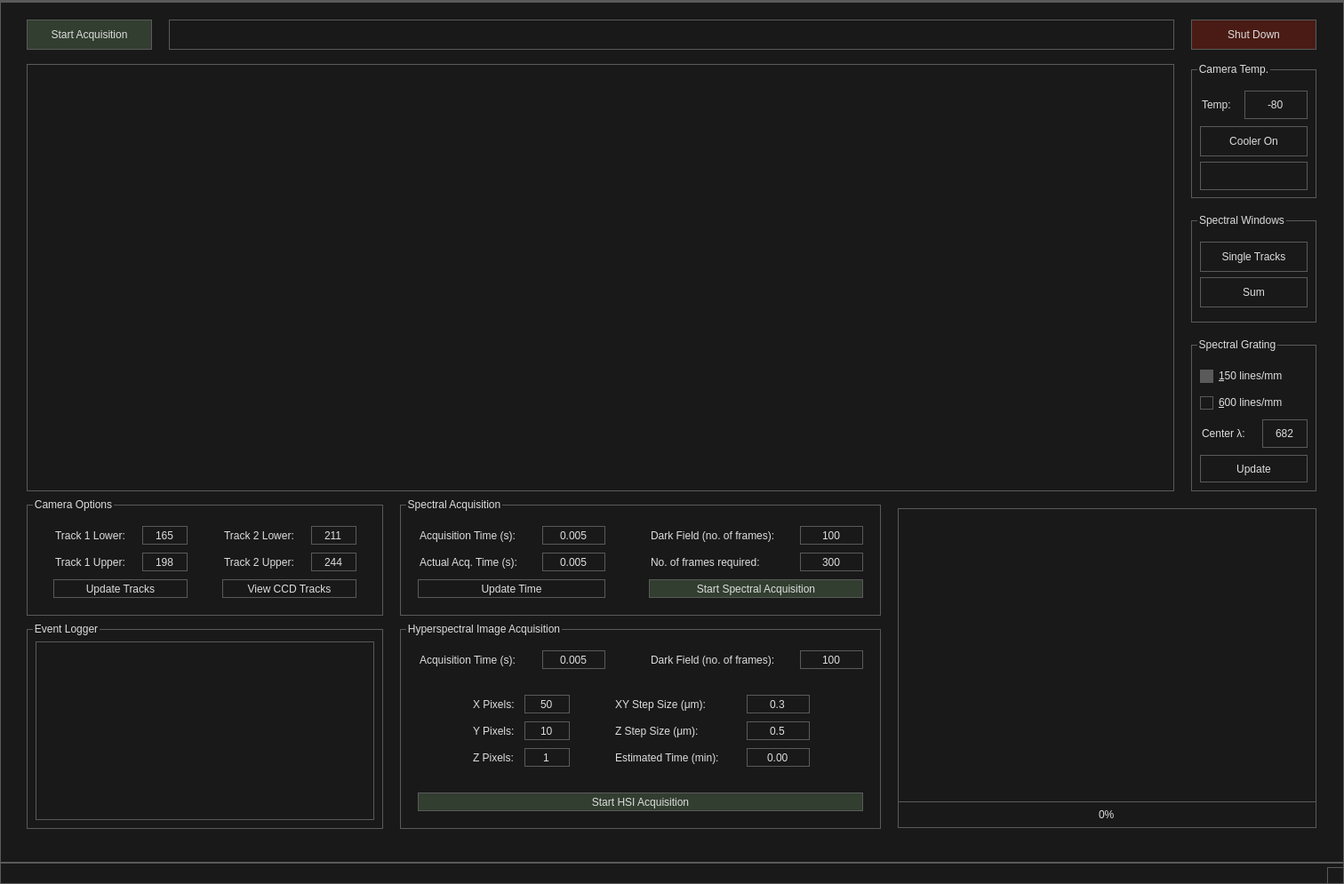
<?xml version="1.0" encoding="UTF-8"?>
<ui version="4.0">
 <class>MainWindow</class>
 <widget class="QMainWindow" name="MainWindow">
  <property name="geometry">
   <rect>
    <x>0</x>
    <y>0</y>
    <width>1512</width>
    <height>995</height>
   </rect>
  </property>
  <property name="windowTitle">
   <string>ScanCARS</string>
  </property>
  <property name="styleSheet">
   <string notr="true">/*
	Copyright 2013 Emanuel Claesson

	Licensed under the Apache License, Version 2.0 (the &quot;License&quot;);
	you may not use this file except in compliance with the License.
	You may obtain a copy of the License at

		http://www.apache.org/licenses/LICENSE-2.0

	Unless required by applicable law or agreed to in writing, software
	distributed under the License is distributed on an &quot;AS IS&quot; BASIS,
	WITHOUT WARRANTIES OR CONDITIONS OF ANY KIND, either express or implied.
	See the License for the specific language governing permissions and
	limitations under the License.
*/

/*
	COLOR_DARK     = #191919
	COLOR_MEDIUM   = #353535
	COLOR_MEDLIGHT = #5A5A5A
	COLOR_LIGHT    = #DDDDDD
	COLOR_ACCENT   = #3D7848
*/

* {
	background: #191919;
	color: #DDDDDD;
	border: 1px solid #5A5A5A;
}

QWidget::item:selected {
	background: #3D7848;
}

QCheckBox, QRadioButton {
	border: none;
}

QRadioButton::indicator, QCheckBox::indicator {
	width: 13px;
	height: 13px;
}

QRadioButton::indicator::unchecked, QCheckBox::indicator::unchecked {
	border: 1px solid #5A5A5A;
	background: none;
}

QRadioButton::indicator:unchecked:hover, QCheckBox::indicator:unchecked:hover {
	border: 1px solid #DDDDDD;
}

QRadioButton::indicator::checked, QCheckBox::indicator::checked {
	border: 1px solid #5A5A5A;
	background: #5A5A5A;
}

QRadioButton::indicator:checked:hover, QCheckBox::indicator:checked:hover {
	border: 1px solid #DDDDDD;
	background: #DDDDDD;
}

QGroupBox {
	margin-top: 6px;
}

QGroupBox::title {
	top: -7px;
	left: 7px;
}

QScrollBar {
	border: 1px solid #5A5A5A;
	background: #191919;
}

QScrollBar:horizontal {
	height: 15px;
	margin: 0px 0px 0px 32px;
}

QScrollBar:vertical {
	width: 15px;
	margin: 32px 0px 0px 0px;
}

QScrollBar::handle {
	background: #353535;
	border: 1px solid #5A5A5A;
}

QScrollBar::handle:horizontal {
	border-width: 0px 1px 0px 1px;
}

QScrollBar::handle:vertical {
	border-width: 1px 0px 1px 0px;
}

QScrollBar::handle:horizontal {
	min-width: 20px;
}

QScrollBar::handle:vertical {
	min-height: 20px;
}

QScrollBar::add-line, QScrollBar::sub-line {
	background:#353535;
	border: 1px solid #5A5A5A;
	subcontrol-origin: margin;
}

QScrollBar::add-line {
	position: absolute;
}

QScrollBar::add-line:horizontal {
	width: 15px;
	subcontrol-position: left;
	left: 15px;
}

QScrollBar::add-line:vertical {
	height: 15px;
	subcontrol-position: top;
	top: 15px;
}

QScrollBar::sub-line:horizontal {
	width: 15px;
	subcontrol-position: top left;
}

QScrollBar::sub-line:vertical {
	height: 15px;
	subcontrol-position: top;
}

QScrollBar:left-arrow, QScrollBar::right-arrow, QScrollBar::up-arrow, QScrollBar::down-arrow {
	border: 1px solid #5A5A5A;
	width: 3px;
	height: 3px;
}

QScrollBar::add-page, QScrollBar::sub-page {
	background: none;
}

QAbstractButton:hover {
	background: #353535;
}

QAbstractButton:pressed {
	background: #5A5A5A;
}

QAbstractItemView {
	show-decoration-selected: 1;
	selection-background-color: #3D7848;
	selection-color: #DDDDDD;
	alternate-background-color: #353535;
}

QHeaderView {
	border: 1px solid #5A5A5A;
}

QHeaderView::section {
	background: #191919;
	border: 1px solid #5A5A5A;
	padding: 4px;
}

QHeaderView::section:selected, QHeaderView::section::checked {
	background: #353535;
}

QTableView {
	gridline-color: #5A5A5A;
}

QTabBar {
	margin-left: 2px;
}

QTabBar::tab {
	border-radius: 0px;
	padding: 4px;
	margin: 4px;
}

QTabBar::tab:selected {
	background: #353535;
}

QComboBox::down-arrow {
	border: 1px solid #5A5A5A;
	background: #353535;
}

QComboBox::drop-down {
	border: 1px solid #5A5A5A;
	background: #353535;
}

QComboBox::down-arrow {
	width: 3px;
	height: 3px;
	border: 1px solid #5A5A5A;
}

QAbstractSpinBox {
	padding-right: 15px;
}

QAbstractSpinBox::up-button, QAbstractSpinBox::down-button {
	border: 1px solid #5A5A5A;
	background: #353535;
	subcontrol-origin: border;
}

QAbstractSpinBox::up-arrow, QAbstractSpinBox::down-arrow {
	width: 3px;
	height: 3px;
	border: 1px solid #5A5A5A;
}

QSlider {
	border: none;
}

QSlider::groove:horizontal {
	height: 5px;
	margin: 4px 0px 4px 0px;
}

QSlider::groove:vertical {
	width: 5px;
	margin: 0px 4px 0px 4px;
}

QSlider::handle {
	border: 1px solid #5A5A5A;
	background: #353535;
}

QSlider::handle:horizontal {
	width: 15px;
	margin: -4px 0px -4px 0px;
}

QSlider::handle:vertical {
	height: 15px;
	margin: 0px -4px 0px -4px;
}

QSlider::add-page:vertical, QSlider::sub-page:horizontal {
	background: #3D7848;
}

QSlider::sub-page:vertical, QSlider::add-page:horizontal {
	background: #353535;
}

QLabel {
	border: none;
}

QProgressBar {
	text-align: center;
}

QProgressBar::chunk {
	width: 1px;
	background-color: #3D7848;
}

QMenu::separator {
	background: #353535;
}</string>
  </property>
  <widget class="QWidget" name="centralwidget">
   <widget class="QPushButton" name="Main_start_acq">
    <property name="geometry">
     <rect>
      <x>30</x>
      <y>20</y>
      <width>141</width>
      <height>34</height>
     </rect>
    </property>
    <property name="styleSheet">
     <string notr="true">QPushButton {
    background: #323e30;
}

QPushButton:hover {
    background: #3e5f41;
}

QPushButton:pressed {
    background: #537f57;     
}</string>
    </property>
    <property name="text">
     <string>Start Acquisition</string>
    </property>
   </widget>
   <widget class="QPushButton" name="Main_shutdown">
    <property name="geometry">
     <rect>
      <x>1340</x>
      <y>20</y>
      <width>141</width>
      <height>34</height>
     </rect>
    </property>
    <property name="styleSheet">
     <string notr="true">QPushButton {
    background: #4a1b15;
}

QPushButton:hover {
    background: #62221b;
}

QPushButton:pressed {
    background: #762720;     
}</string>
    </property>
    <property name="text">
     <string>Shut Down</string>
    </property>
   </widget>
   <widget class="QLineEdit" name="Main_status">
    <property name="geometry">
     <rect>
      <x>190</x>
      <y>20</y>
      <width>1131</width>
      <height>34</height>
     </rect>
    </property>
    <property name="alignment">
     <set>Qt::AlignCenter</set>
    </property>
    <property name="readOnly">
     <bool>true</bool>
    </property>
   </widget>
   <widget class="QGroupBox" name="group_CameraTemp">
    <property name="geometry">
     <rect>
      <x>1340</x>
      <y>70</y>
      <width>141</width>
      <height>151</height>
     </rect>
    </property>
    <property name="title">
     <string>Camera Temp.</string>
    </property>
    <widget class="QLineEdit" name="CameraTemp_temp_text">
     <property name="geometry">
      <rect>
       <x>10</x>
       <y>30</y>
       <width>51</width>
       <height>32</height>
      </rect>
     </property>
     <property name="styleSheet">
      <string notr="true">border: 0</string>
     </property>
     <property name="text">
      <string>Temp:</string>
     </property>
     <property name="frame">
      <bool>true</bool>
     </property>
     <property name="alignment">
      <set>Qt::AlignLeading|Qt::AlignLeft|Qt::AlignVCenter</set>
     </property>
     <property name="readOnly">
      <bool>true</bool>
     </property>
    </widget>
    <widget class="QLineEdit" name="CameraTemp_temp_req">
     <property name="geometry">
      <rect>
       <x>60</x>
       <y>30</y>
       <width>71</width>
       <height>32</height>
      </rect>
     </property>
     <property name="text">
      <string>-80</string>
     </property>
     <property name="alignment">
      <set>Qt::AlignCenter</set>
     </property>
    </widget>
    <widget class="QPushButton" name="CameraTemp_cooler_on">
     <property name="geometry">
      <rect>
       <x>10</x>
       <y>70</y>
       <width>121</width>
       <height>34</height>
      </rect>
     </property>
     <property name="text">
      <string>Cooler On</string>
     </property>
    </widget>
    <widget class="QLineEdit" name="CameraTemp_temp_actual">
     <property name="geometry">
      <rect>
       <x>10</x>
       <y>110</y>
       <width>121</width>
       <height>32</height>
      </rect>
     </property>
     <property name="alignment">
      <set>Qt::AlignCenter</set>
     </property>
     <property name="readOnly">
      <bool>true</bool>
     </property>
    </widget>
   </widget>
   <widget class="QGroupBox" name="group_SpectraWin">
    <property name="geometry">
     <rect>
      <x>1340</x>
      <y>240</y>
      <width>141</width>
      <height>121</height>
     </rect>
    </property>
    <property name="title">
     <string>Spectral Windows</string>
    </property>
    <widget class="QPushButton" name="SpectraWin_single_track">
     <property name="geometry">
      <rect>
       <x>10</x>
       <y>30</y>
       <width>121</width>
       <height>34</height>
      </rect>
     </property>
     <property name="text">
      <string>Single Tracks</string>
     </property>
    </widget>
    <widget class="QPushButton" name="SpectraWin_sum_track">
     <property name="geometry">
      <rect>
       <x>10</x>
       <y>70</y>
       <width>121</width>
       <height>34</height>
      </rect>
     </property>
     <property name="text">
      <string>Sum</string>
     </property>
    </widget>
   </widget>
   <widget class="QGroupBox" name="group_Grating">
    <property name="geometry">
     <rect>
      <x>1340</x>
      <y>380</y>
      <width>141</width>
      <height>171</height>
     </rect>
    </property>
    <property name="title">
     <string>Spectral Grating</string>
    </property>
    <widget class="QRadioButton" name="Grating_150">
     <property name="geometry">
      <rect>
       <x>10</x>
       <y>30</y>
       <width>121</width>
       <height>22</height>
      </rect>
     </property>
     <property name="text">
      <string>&amp;150 lines/mm</string>
     </property>
     <property name="checked">
      <bool>true</bool>
     </property>
    </widget>
    <widget class="QRadioButton" name="Grating_600">
     <property name="geometry">
      <rect>
       <x>10</x>
       <y>60</y>
       <width>121</width>
       <height>22</height>
      </rect>
     </property>
     <property name="text">
      <string>&amp;600 lines/mm</string>
     </property>
    </widget>
    <widget class="QLineEdit" name="Grating_lambda_text">
     <property name="geometry">
      <rect>
       <x>10</x>
       <y>90</y>
       <width>71</width>
       <height>32</height>
      </rect>
     </property>
     <property name="styleSheet">
      <string notr="true">border: 0</string>
     </property>
     <property name="text">
      <string>Center λ:</string>
     </property>
     <property name="readOnly">
      <bool>true</bool>
     </property>
    </widget>
    <widget class="QLineEdit" name="Grating_wavelength">
     <property name="geometry">
      <rect>
       <x>80</x>
       <y>90</y>
       <width>51</width>
       <height>32</height>
      </rect>
     </property>
     <property name="text">
      <string>682</string>
     </property>
     <property name="alignment">
      <set>Qt::AlignCenter</set>
     </property>
    </widget>
    <widget class="QPushButton" name="Grating_update">
     <property name="geometry">
      <rect>
       <x>10</x>
       <y>130</y>
       <width>121</width>
       <height>31</height>
      </rect>
     </property>
     <property name="text">
      <string>Update</string>
     </property>
    </widget>
   </widget>
   <widget class="QGroupBox" name="group_EventLogger">
    <property name="geometry">
     <rect>
      <x>30</x>
      <y>700</y>
      <width>401</width>
      <height>231</height>
     </rect>
    </property>
    <property name="title">
     <string>Event Logger</string>
    </property>
    <widget class="QPlainTextEdit" name="EventLogger_box">
     <property name="geometry">
      <rect>
       <x>10</x>
       <y>20</y>
       <width>381</width>
       <height>201</height>
      </rect>
     </property>
     <property name="readOnly">
      <bool>true</bool>
     </property>
    </widget>
   </widget>
   <widget class="QGroupBox" name="group_CameraOptions">
    <property name="geometry">
     <rect>
      <x>30</x>
      <y>560</y>
      <width>401</width>
      <height>131</height>
     </rect>
    </property>
    <property name="title">
     <string>Camera Options</string>
    </property>
    <widget class="QLineEdit" name="CameraOptions_track1lower_text">
     <property name="geometry">
      <rect>
       <x>30</x>
       <y>30</y>
       <width>91</width>
       <height>21</height>
      </rect>
     </property>
     <property name="styleSheet">
      <string notr="true">border: 0</string>
     </property>
     <property name="text">
      <string>Track 1 Lower:</string>
     </property>
     <property name="frame">
      <bool>true</bool>
     </property>
     <property name="alignment">
      <set>Qt::AlignLeading|Qt::AlignLeft|Qt::AlignVCenter</set>
     </property>
     <property name="readOnly">
      <bool>true</bool>
     </property>
    </widget>
    <widget class="QLineEdit" name="CameraOptions_track1lower">
     <property name="geometry">
      <rect>
       <x>130</x>
       <y>30</y>
       <width>51</width>
       <height>21</height>
      </rect>
     </property>
     <property name="text">
      <string>165</string>
     </property>
     <property name="alignment">
      <set>Qt::AlignCenter</set>
     </property>
    </widget>
    <widget class="QLineEdit" name="CameraOptions_track1upper_text">
     <property name="geometry">
      <rect>
       <x>30</x>
       <y>60</y>
       <width>91</width>
       <height>21</height>
      </rect>
     </property>
     <property name="styleSheet">
      <string notr="true">border: 0</string>
     </property>
     <property name="text">
      <string>Track 1 Upper:</string>
     </property>
     <property name="frame">
      <bool>true</bool>
     </property>
     <property name="alignment">
      <set>Qt::AlignLeading|Qt::AlignLeft|Qt::AlignVCenter</set>
     </property>
     <property name="readOnly">
      <bool>true</bool>
     </property>
    </widget>
    <widget class="QLineEdit" name="CameraOptions_track1upper">
     <property name="geometry">
      <rect>
       <x>130</x>
       <y>60</y>
       <width>51</width>
       <height>21</height>
      </rect>
     </property>
     <property name="text">
      <string>198</string>
     </property>
     <property name="alignment">
      <set>Qt::AlignCenter</set>
     </property>
    </widget>
    <widget class="QLineEdit" name="CameraOptions_track2lower_text">
     <property name="geometry">
      <rect>
       <x>220</x>
       <y>30</y>
       <width>91</width>
       <height>21</height>
      </rect>
     </property>
     <property name="styleSheet">
      <string notr="true">border: 0</string>
     </property>
     <property name="text">
      <string>Track 2 Lower:</string>
     </property>
     <property name="frame">
      <bool>true</bool>
     </property>
     <property name="alignment">
      <set>Qt::AlignLeading|Qt::AlignLeft|Qt::AlignVCenter</set>
     </property>
     <property name="readOnly">
      <bool>true</bool>
     </property>
    </widget>
    <widget class="QLineEdit" name="CameraOptions_track2upper">
     <property name="geometry">
      <rect>
       <x>320</x>
       <y>60</y>
       <width>51</width>
       <height>21</height>
      </rect>
     </property>
     <property name="text">
      <string>244</string>
     </property>
     <property name="alignment">
      <set>Qt::AlignCenter</set>
     </property>
    </widget>
    <widget class="QLineEdit" name="CameraOptions_track2upper_text">
     <property name="geometry">
      <rect>
       <x>220</x>
       <y>60</y>
       <width>91</width>
       <height>21</height>
      </rect>
     </property>
     <property name="styleSheet">
      <string notr="true">border: 0</string>
     </property>
     <property name="text">
      <string>Track 2 Upper:</string>
     </property>
     <property name="frame">
      <bool>true</bool>
     </property>
     <property name="alignment">
      <set>Qt::AlignLeading|Qt::AlignLeft|Qt::AlignVCenter</set>
     </property>
     <property name="readOnly">
      <bool>true</bool>
     </property>
    </widget>
    <widget class="QLineEdit" name="CameraOptions_track2lower">
     <property name="geometry">
      <rect>
       <x>320</x>
       <y>30</y>
       <width>51</width>
       <height>21</height>
      </rect>
     </property>
     <property name="text">
      <string>211</string>
     </property>
     <property name="alignment">
      <set>Qt::AlignCenter</set>
     </property>
    </widget>
    <widget class="QPushButton" name="CameraOptions_update">
     <property name="geometry">
      <rect>
       <x>30</x>
       <y>90</y>
       <width>151</width>
       <height>21</height>
      </rect>
     </property>
     <property name="text">
      <string>Update Tracks</string>
     </property>
    </widget>
    <widget class="QPushButton" name="CameraOptions_openimage">
     <property name="geometry">
      <rect>
       <x>220</x>
       <y>90</y>
       <width>151</width>
       <height>21</height>
      </rect>
     </property>
     <property name="text">
      <string>View CCD Tracks</string>
     </property>
    </widget>
   </widget>
   <widget class="QGroupBox" name="group_SpectralAcq">
    <property name="geometry">
     <rect>
      <x>450</x>
      <y>560</y>
      <width>541</width>
      <height>131</height>
     </rect>
    </property>
    <property name="title">
     <string>Spectral Acquisition</string>
    </property>
    <widget class="QLineEdit" name="SpectralAcq_time_text">
     <property name="geometry">
      <rect>
       <x>20</x>
       <y>30</y>
       <width>131</width>
       <height>21</height>
      </rect>
     </property>
     <property name="styleSheet">
      <string notr="true">border: 0</string>
     </property>
     <property name="text">
      <string>Acquisition Time (s):</string>
     </property>
     <property name="frame">
      <bool>true</bool>
     </property>
     <property name="alignment">
      <set>Qt::AlignLeading|Qt::AlignLeft|Qt::AlignVCenter</set>
     </property>
     <property name="readOnly">
      <bool>true</bool>
     </property>
    </widget>
    <widget class="QLineEdit" name="SpectralAcq_time_req">
     <property name="geometry">
      <rect>
       <x>160</x>
       <y>30</y>
       <width>71</width>
       <height>21</height>
      </rect>
     </property>
     <property name="text">
      <string>0.005</string>
     </property>
     <property name="alignment">
      <set>Qt::AlignCenter</set>
     </property>
    </widget>
    <widget class="QLineEdit" name="SpectralAcq_actual_time">
     <property name="geometry">
      <rect>
       <x>160</x>
       <y>60</y>
       <width>71</width>
       <height>21</height>
      </rect>
     </property>
     <property name="text">
      <string>0.005</string>
     </property>
     <property name="alignment">
      <set>Qt::AlignCenter</set>
     </property>
    </widget>
    <widget class="QLineEdit" name="SpectralAcq_actual_time_text">
     <property name="geometry">
      <rect>
       <x>20</x>
       <y>60</y>
       <width>131</width>
       <height>21</height>
      </rect>
     </property>
     <property name="styleSheet">
      <string notr="true">border: 0</string>
     </property>
     <property name="text">
      <string>Actual Acq. Time (s):</string>
     </property>
     <property name="frame">
      <bool>true</bool>
     </property>
     <property name="alignment">
      <set>Qt::AlignLeading|Qt::AlignLeft|Qt::AlignVCenter</set>
     </property>
     <property name="readOnly">
      <bool>true</bool>
     </property>
    </widget>
    <widget class="QPushButton" name="SpectralAcq_update_time">
     <property name="geometry">
      <rect>
       <x>20</x>
       <y>90</y>
       <width>211</width>
       <height>21</height>
      </rect>
     </property>
     <property name="text">
      <string>Update Time</string>
     </property>
    </widget>
    <widget class="QLineEdit" name="SpectralAcq_darkfield">
     <property name="geometry">
      <rect>
       <x>450</x>
       <y>30</y>
       <width>71</width>
       <height>21</height>
      </rect>
     </property>
     <property name="text">
      <string>100</string>
     </property>
     <property name="alignment">
      <set>Qt::AlignCenter</set>
     </property>
    </widget>
    <widget class="QLineEdit" name="SpectralAcq_darkfield_text">
     <property name="geometry">
      <rect>
       <x>280</x>
       <y>30</y>
       <width>161</width>
       <height>21</height>
      </rect>
     </property>
     <property name="styleSheet">
      <string notr="true">border: 0</string>
     </property>
     <property name="text">
      <string>Dark Field (no. of frames):</string>
     </property>
     <property name="frame">
      <bool>true</bool>
     </property>
     <property name="alignment">
      <set>Qt::AlignLeading|Qt::AlignLeft|Qt::AlignVCenter</set>
     </property>
     <property name="readOnly">
      <bool>true</bool>
     </property>
    </widget>
    <widget class="QLineEdit" name="SpectralAcq_frame_text">
     <property name="geometry">
      <rect>
       <x>280</x>
       <y>60</y>
       <width>161</width>
       <height>21</height>
      </rect>
     </property>
     <property name="styleSheet">
      <string notr="true">border: 0</string>
     </property>
     <property name="text">
      <string>No. of frames required:</string>
     </property>
     <property name="frame">
      <bool>true</bool>
     </property>
     <property name="alignment">
      <set>Qt::AlignLeading|Qt::AlignLeft|Qt::AlignVCenter</set>
     </property>
     <property name="readOnly">
      <bool>true</bool>
     </property>
    </widget>
    <widget class="QLineEdit" name="SpectralAcq_frames">
     <property name="geometry">
      <rect>
       <x>450</x>
       <y>60</y>
       <width>71</width>
       <height>21</height>
      </rect>
     </property>
     <property name="text">
      <string>300</string>
     </property>
     <property name="alignment">
      <set>Qt::AlignCenter</set>
     </property>
    </widget>
    <widget class="QPushButton" name="SpectralAcq_start">
     <property name="geometry">
      <rect>
       <x>280</x>
       <y>90</y>
       <width>241</width>
       <height>21</height>
      </rect>
     </property>
     <property name="styleSheet">
      <string notr="true">QPushButton {
    background: #323e30;
}

QPushButton:hover {
    background: #3e5f41;
}

QPushButton:pressed {
    background: #537f57;     
}</string>
     </property>
     <property name="text">
      <string>Start Spectral Acquisition</string>
     </property>
    </widget>
   </widget>
   <widget class="QProgressBar" name="Main_progress">
    <property name="geometry">
     <rect>
      <x>1010</x>
      <y>900</y>
      <width>471</width>
      <height>30</height>
     </rect>
    </property>
    <property name="value">
     <number>0</number>
    </property>
   </widget>
   <widget class="QGroupBox" name="group_HyperAcq">
    <property name="geometry">
     <rect>
      <x>450</x>
      <y>700</y>
      <width>541</width>
      <height>231</height>
     </rect>
    </property>
    <property name="title">
     <string>Hyperspectral Image Acquisition</string>
    </property>
    <widget class="QLineEdit" name="HyperAcq_time_req">
     <property name="geometry">
      <rect>
       <x>160</x>
       <y>30</y>
       <width>71</width>
       <height>21</height>
      </rect>
     </property>
     <property name="text">
      <string>0.005</string>
     </property>
     <property name="alignment">
      <set>Qt::AlignCenter</set>
     </property>
    </widget>
    <widget class="QLineEdit" name="HyperAcq_time_text">
     <property name="geometry">
      <rect>
       <x>20</x>
       <y>30</y>
       <width>131</width>
       <height>21</height>
      </rect>
     </property>
     <property name="styleSheet">
      <string notr="true">border: 0</string>
     </property>
     <property name="text">
      <string>Acquisition Time (s):</string>
     </property>
     <property name="frame">
      <bool>true</bool>
     </property>
     <property name="alignment">
      <set>Qt::AlignLeading|Qt::AlignLeft|Qt::AlignVCenter</set>
     </property>
     <property name="readOnly">
      <bool>true</bool>
     </property>
    </widget>
    <widget class="QLineEdit" name="HyperAcq_darkfield_text">
     <property name="geometry">
      <rect>
       <x>280</x>
       <y>30</y>
       <width>161</width>
       <height>21</height>
      </rect>
     </property>
     <property name="styleSheet">
      <string notr="true">border: 0</string>
     </property>
     <property name="text">
      <string>Dark Field (no. of frames):</string>
     </property>
     <property name="frame">
      <bool>true</bool>
     </property>
     <property name="alignment">
      <set>Qt::AlignLeading|Qt::AlignLeft|Qt::AlignVCenter</set>
     </property>
     <property name="readOnly">
      <bool>true</bool>
     </property>
    </widget>
    <widget class="QLineEdit" name="HyperAcq_darkfield">
     <property name="geometry">
      <rect>
       <x>450</x>
       <y>30</y>
       <width>71</width>
       <height>21</height>
      </rect>
     </property>
     <property name="text">
      <string>100</string>
     </property>
     <property name="alignment">
      <set>Qt::AlignCenter</set>
     </property>
    </widget>
    <widget class="QLineEdit" name="HyperAcq_xpixel_text">
     <property name="geometry">
      <rect>
       <x>80</x>
       <y>80</y>
       <width>61</width>
       <height>21</height>
      </rect>
     </property>
     <property name="styleSheet">
      <string notr="true">border: 0</string>
     </property>
     <property name="text">
      <string>X Pixels:</string>
     </property>
     <property name="frame">
      <bool>true</bool>
     </property>
     <property name="alignment">
      <set>Qt::AlignLeading|Qt::AlignLeft|Qt::AlignVCenter</set>
     </property>
     <property name="readOnly">
      <bool>true</bool>
     </property>
    </widget>
    <widget class="QLineEdit" name="HyperAcq_xpixel">
     <property name="geometry">
      <rect>
       <x>140</x>
       <y>80</y>
       <width>51</width>
       <height>21</height>
      </rect>
     </property>
     <property name="text">
      <string>50</string>
     </property>
     <property name="alignment">
      <set>Qt::AlignCenter</set>
     </property>
    </widget>
    <widget class="QLineEdit" name="HyperAcq_ypixel_text">
     <property name="geometry">
      <rect>
       <x>80</x>
       <y>110</y>
       <width>61</width>
       <height>21</height>
      </rect>
     </property>
     <property name="styleSheet">
      <string notr="true">border: 0</string>
     </property>
     <property name="text">
      <string>Y Pixels:</string>
     </property>
     <property name="frame">
      <bool>true</bool>
     </property>
     <property name="alignment">
      <set>Qt::AlignLeading|Qt::AlignLeft|Qt::AlignVCenter</set>
     </property>
     <property name="readOnly">
      <bool>true</bool>
     </property>
    </widget>
    <widget class="QLineEdit" name="HyperAcq_ypixel">
     <property name="geometry">
      <rect>
       <x>140</x>
       <y>110</y>
       <width>51</width>
       <height>21</height>
      </rect>
     </property>
     <property name="text">
      <string>10</string>
     </property>
     <property name="alignment">
      <set>Qt::AlignCenter</set>
     </property>
    </widget>
    <widget class="QLineEdit" name="HyperAcq_zpixel_text">
     <property name="geometry">
      <rect>
       <x>80</x>
       <y>140</y>
       <width>61</width>
       <height>21</height>
      </rect>
     </property>
     <property name="styleSheet">
      <string notr="true">border: 0</string>
     </property>
     <property name="text">
      <string>Z Pixels:</string>
     </property>
     <property name="frame">
      <bool>true</bool>
     </property>
     <property name="alignment">
      <set>Qt::AlignLeading|Qt::AlignLeft|Qt::AlignVCenter</set>
     </property>
     <property name="readOnly">
      <bool>true</bool>
     </property>
    </widget>
    <widget class="QLineEdit" name="HyperAcq_zpixel">
     <property name="geometry">
      <rect>
       <x>140</x>
       <y>140</y>
       <width>51</width>
       <height>21</height>
      </rect>
     </property>
     <property name="text">
      <string>1</string>
     </property>
     <property name="alignment">
      <set>Qt::AlignCenter</set>
     </property>
    </widget>
    <widget class="QLineEdit" name="HyperAcq_xystep_text">
     <property name="geometry">
      <rect>
       <x>240</x>
       <y>80</y>
       <width>121</width>
       <height>21</height>
      </rect>
     </property>
     <property name="styleSheet">
      <string notr="true">border: 0</string>
     </property>
     <property name="text">
      <string>XY Step Size (μm):</string>
     </property>
     <property name="frame">
      <bool>true</bool>
     </property>
     <property name="alignment">
      <set>Qt::AlignLeading|Qt::AlignLeft|Qt::AlignVCenter</set>
     </property>
     <property name="readOnly">
      <bool>true</bool>
     </property>
    </widget>
    <widget class="QLineEdit" name="HyperAcq_zstep_text">
     <property name="geometry">
      <rect>
       <x>240</x>
       <y>110</y>
       <width>111</width>
       <height>21</height>
      </rect>
     </property>
     <property name="styleSheet">
      <string notr="true">border: 0</string>
     </property>
     <property name="text">
      <string>Z Step Size (μm):</string>
     </property>
     <property name="frame">
      <bool>true</bool>
     </property>
     <property name="alignment">
      <set>Qt::AlignLeading|Qt::AlignLeft|Qt::AlignVCenter</set>
     </property>
     <property name="readOnly">
      <bool>true</bool>
     </property>
    </widget>
    <widget class="QLineEdit" name="HyperAcq_zstep">
     <property name="geometry">
      <rect>
       <x>390</x>
       <y>110</y>
       <width>71</width>
       <height>21</height>
      </rect>
     </property>
     <property name="text">
      <string>0.5</string>
     </property>
     <property name="alignment">
      <set>Qt::AlignCenter</set>
     </property>
    </widget>
    <widget class="QLineEdit" name="HyperAcq_xystep">
     <property name="geometry">
      <rect>
       <x>390</x>
       <y>80</y>
       <width>71</width>
       <height>21</height>
      </rect>
     </property>
     <property name="text">
      <string>0.3</string>
     </property>
     <property name="alignment">
      <set>Qt::AlignCenter</set>
     </property>
    </widget>
    <widget class="QLineEdit" name="SpectralAcq_time_req_8">
     <property name="geometry">
      <rect>
       <x>390</x>
       <y>140</y>
       <width>71</width>
       <height>21</height>
      </rect>
     </property>
     <property name="text">
      <string>0.00</string>
     </property>
     <property name="alignment">
      <set>Qt::AlignCenter</set>
     </property>
     <property name="readOnly">
      <bool>true</bool>
     </property>
    </widget>
    <widget class="QLineEdit" name="HyperAcq_est_time_text">
     <property name="geometry">
      <rect>
       <x>240</x>
       <y>140</y>
       <width>141</width>
       <height>21</height>
      </rect>
     </property>
     <property name="styleSheet">
      <string notr="true">border: 0</string>
     </property>
     <property name="text">
      <string>Estimated Time (min):</string>
     </property>
     <property name="frame">
      <bool>true</bool>
     </property>
     <property name="alignment">
      <set>Qt::AlignLeading|Qt::AlignLeft|Qt::AlignVCenter</set>
     </property>
     <property name="readOnly">
      <bool>true</bool>
     </property>
    </widget>
    <widget class="QPushButton" name="HyperAcq_start">
     <property name="geometry">
      <rect>
       <x>20</x>
       <y>190</y>
       <width>501</width>
       <height>21</height>
      </rect>
     </property>
     <property name="styleSheet">
      <string notr="true">QPushButton {
    background: #323e30;
}

QPushButton:hover {
    background: #3e5f41;
}

QPushButton:pressed {
    background: #537f57;     
}</string>
     </property>
     <property name="text">
      <string>Start HSI Acquisition</string>
     </property>
    </widget>
   </widget>
   <widget class="PlotWidget" name="Main_specwin">
    <property name="geometry">
     <rect>
      <x>30</x>
      <y>70</y>
      <width>1291</width>
      <height>481</height>
     </rect>
    </property>
   </widget>
   <widget class="ImageView" name="Main_imagewin">
    <property name="geometry">
     <rect>
      <x>1010</x>
      <y>570</y>
      <width>471</width>
      <height>331</height>
     </rect>
    </property>
   </widget>
  </widget>
  <widget class="QMenuBar" name="menubar">
   <property name="geometry">
    <rect>
     <x>0</x>
     <y>0</y>
     <width>1512</width>
     <height>32</height>
    </rect>
   </property>
  </widget>
  <widget class="QStatusBar" name="statusbar"/>
 </widget>
 <customwidgets>
  <customwidget>
   <class>PlotWidget</class>
   <extends>QGraphicsView</extends>
   <header>pyqtgraph</header>
  </customwidget>
  <customwidget>
   <class>ImageView</class>
   <extends>QGraphicsView</extends>
   <header>pyqtgraph</header>
  </customwidget>
 </customwidgets>
 <resources/>
 <connections/>
</ui>
